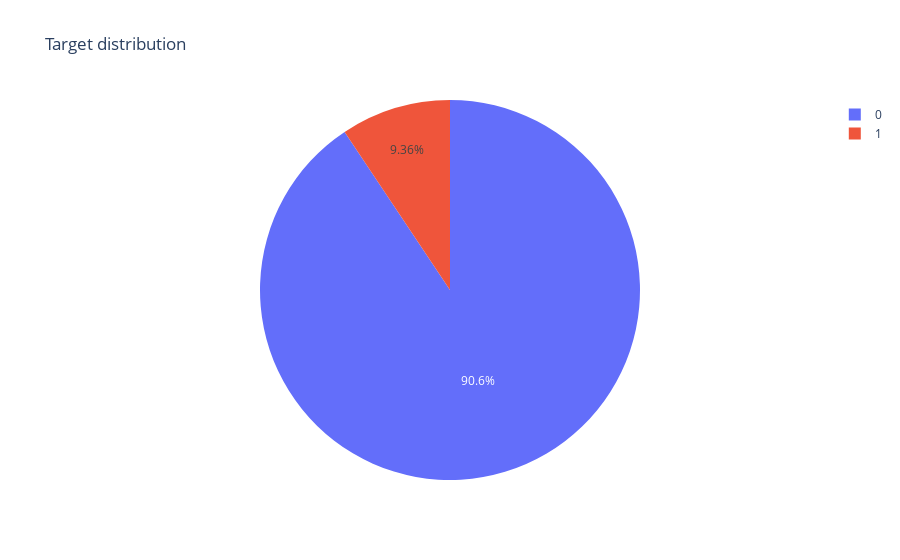

Here is the notebook cell this chart was saved with:
### Code cell
source = df_train['target'].value_counts()
fig = go.Figure(data=[go.Pie(labels=source.index,values=source.values)])
fig.update_layout(title='Target distribution')
fig.show()

### Figure 1 — Plotly figure (JSON) as saved in the notebook; plotly's stock layout.template omitted (floating-point values rounded to 4 significant figures)
{"data": [{"labels": [0, 1], "type": "pie", "values": [45471, 4694]}], "layout": {"title": {"text": "Target distribution"}}}
